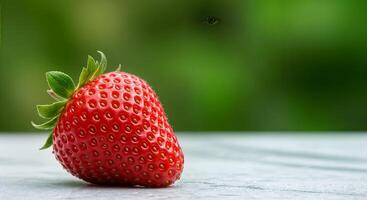
#> input picture DAY-5 ASSESSMENT/image2.jpg, 367 x 200 px
$ python Edges.py
#> lines starting #> are read from the running program, lines starting #| are printed output that depends on the picture; after the words box and inside, x2 and y2 are one past the last pixel; in counts of white or black regions, pixels touching at a corner belong together
import cv2
import matplotlib.pyplot as plt
img = cv2.imread("image2.jpg")
#> img is the input picture: shape (200, 367, 3); mean B, G, R 73.5, 116.2, 112.2

gray = cv2.cvtColor(img,cv2.COLOR_BGR2GRAY)
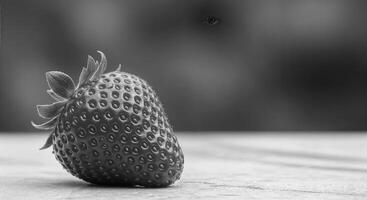
#> gray: shape (200, 367); min 5, max 246, mean 110.1
edges = cv2.Canny(gray,100,300)
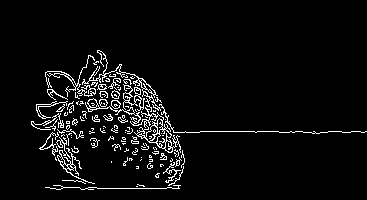
#> edges: shape (200, 367); 5.1% white in thin lines or dots, all inside (x1, y1, x2, y2) = (31, 50, 367, 190)
threshold, thresh = cv2.threshold(gray,0,255,cv2.THRESH_BINARY+cv2.THRESH_OTSU)
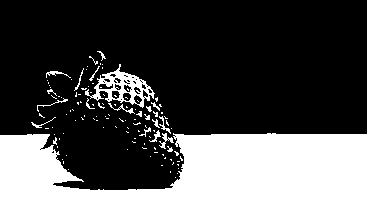
#> thresh: shape (200, 367); 26.8% white; 119 white regions (98 under 20 px), largest, box (x1, y1, x2, y2) and area: (0, 133, 367, 200) 17598, (85, 64, 155, 108) 1027, (159, 133, 174, 149) 80
#> threshold = 140

plt.imshow(cv2.cvtColor(edges,cv2.COLOR_BGR2RGB))
plt.show()

$ run again, with DAY-5 ASSESSMENT/building1.jpeg copied over DAY-5 ASSESSMENT/image2.jpg
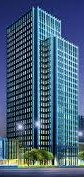
#> input picture DAY-5 ASSESSMENT/building1.jpeg, 84 x 177 px
#> img is the input picture: shape (177, 84, 3); mean B, G, R 120.1, 95.2, 68.9
#> `edges = cv2.Canny(gray,100,300)`:
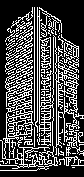
#> edges: shape (177, 84); 29.5% white in thin lines or dots
#> `threshold, thresh = cv2.threshold(gray,0,255,cv2.THRESH_BINARY+cv2.THR..`:
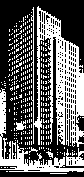
#> thresh: shape (177, 84); 38.4% white; 349 white regions (344 under 20 px), largest, box (x1, y1, x2, y2) and area: (31, 6, 84, 147) 3245, (0, 88, 84, 172) 1194, (66, 148, 84, 166) 174, (16, 120, 26, 131) 65, (46, 151, 53, 158) 24
#> threshold = 100

$ run again, with DAY-5 ASSESSMENT/building2.jpeg copied over DAY-5 ASSESSMENT/image2.jpg
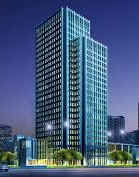
#> input picture DAY-5 ASSESSMENT/building2.jpeg, 139 x 177 px
#> img is the input picture: shape (177, 139, 3); mean B, G, R 124.2, 90.3, 69.4
#> `edges = cv2.Canny(gray,100,300)`:
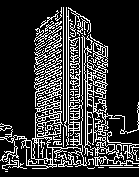
#> edges: shape (177, 139); 20.6% white in thin lines or dots
#> `threshold, thresh = cv2.threshold(gray,0,255,cv2.THRESH_BINARY+cv2.THR..`:
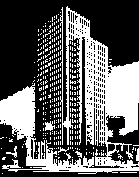
#> thresh: shape (177, 139); 37.6% white; 341 white regions (335 under 20 px), largest, box (x1, y1, x2, y2) and area: (0, 6, 139, 174) 8012, (45, 121, 55, 131) 64, (6, 146, 17, 158) 41, (136, 148, 139, 161) 31, (58, 147, 69, 153) 24, (75, 151, 82, 158) 24
#> threshold = 97

$ run again, with DAY-5 ASSESSMENT/noise img.jpeg copied over DAY-5 ASSESSMENT/image2.jpg
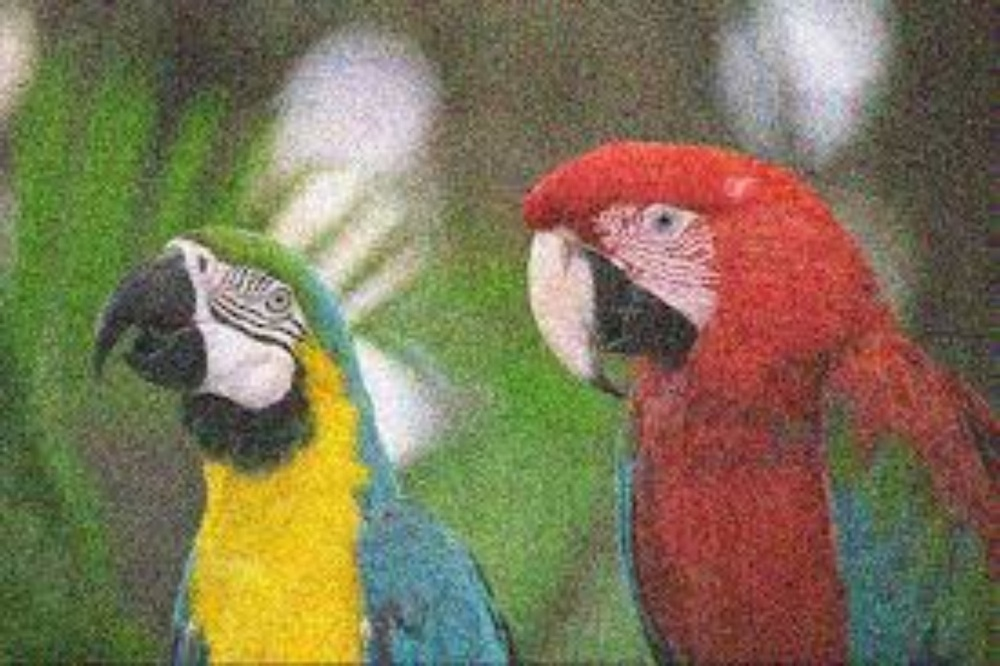
#> input picture DAY-5 ASSESSMENT/noise img.jpeg, 1000 x 666 px, shrunk from 1380 x 919 before the run
#> img is the input picture: shape (666, 1000, 3); mean B, G, R 86.6, 116.5, 126.4
#> `edges = cv2.Canny(gray,100,300)`:
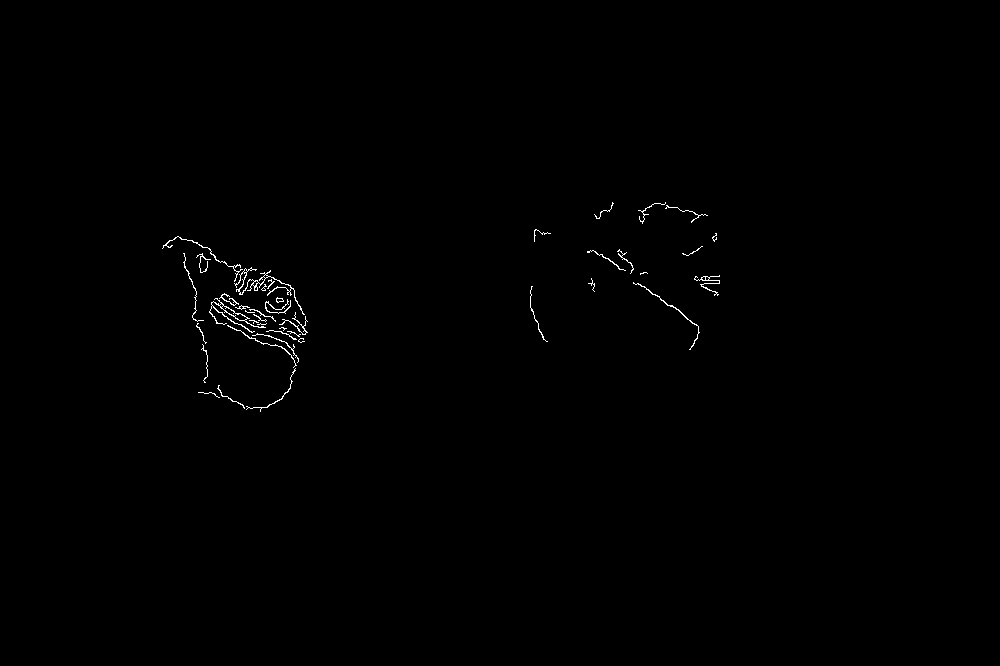
#> edges: shape (666, 1000); 0.37% white in thin lines or dots, all inside (x1, y1, x2, y2) = (162, 202, 720, 412)
#> `threshold, thresh = cv2.threshold(gray,0,255,cv2.THRESH_BINARY+cv2.THR..`:
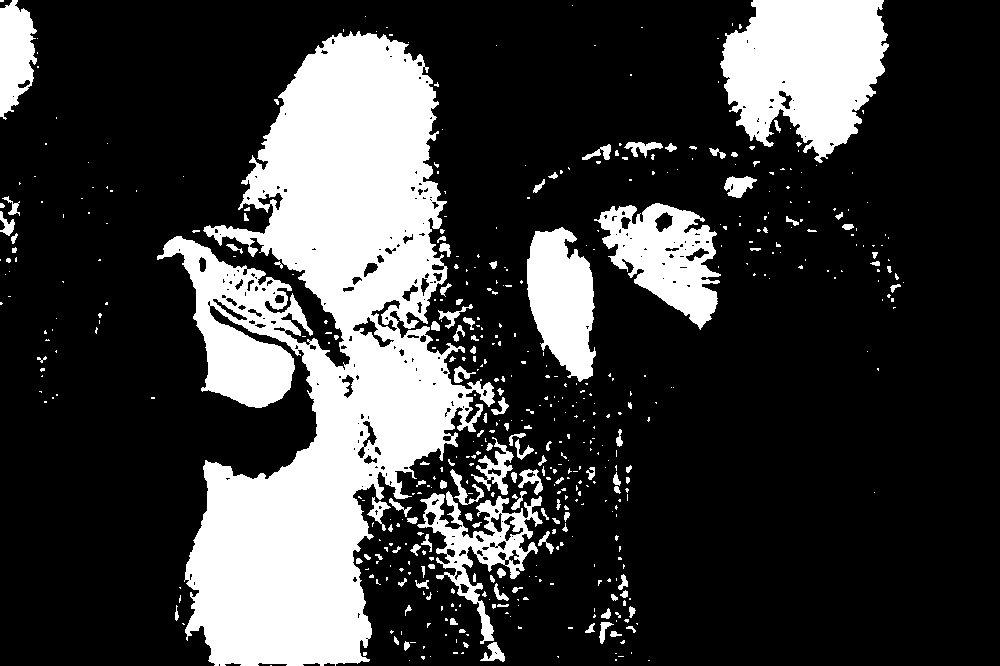
#> thresh: shape (666, 1000); 23.9% white; 514 white regions (387 under 20 px), largest, box (x1, y1, x2, y2) and area: (157, 31, 495, 666) 105407, (720, 0, 889, 163) 19150, (594, 203, 721, 330) 8306
#> threshold = 137
